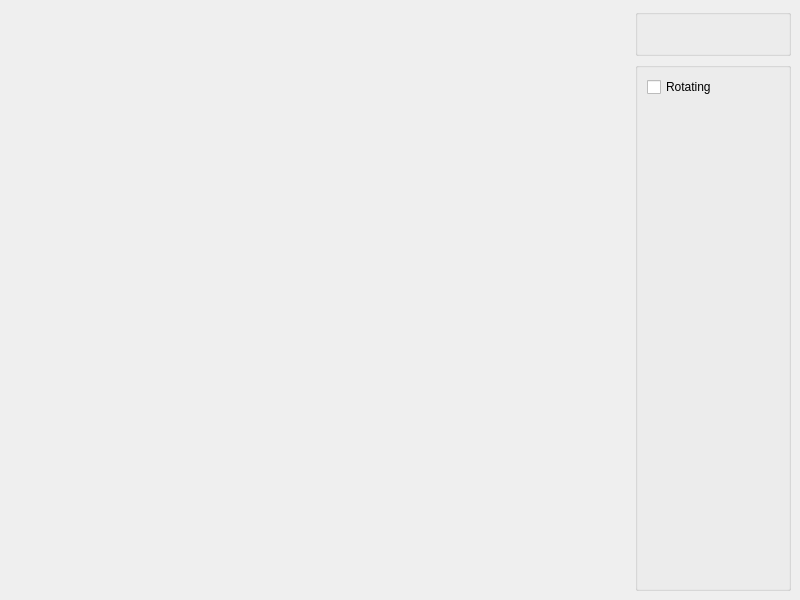
<?xml version="1.0" encoding="UTF-8"?>
<ui version="4.0">
 <class>MainWindow</class>
 <widget class="QMainWindow" name="MainWindow">
  <property name="geometry">
   <rect>
    <x>0</x>
    <y>0</y>
    <width>800</width>
    <height>600</height>
   </rect>
  </property>
  <property name="windowTitle">
   <string>Project</string>
  </property>
  <widget class="QWidget" name="centralwidget">
   <layout class="QGridLayout" name="s_mainWindowGridLayout">
    <item row="0" column="5">
     <widget class="QGroupBox" name="s_transformGB">
      <property name="title">
       <string/>
      </property>
      <layout class="QGridLayout" name="gridLayout">
       <item row="0" column="2">
        <widget class="QLabel" name="label">
         <property name="text">
          <string/>
         </property>
        </widget>
       </item>
       <item row="0" column="3">
        <spacer name="horizontalSpacer_4">
         <property name="orientation">
          <enum>Qt::Horizontal</enum>
         </property>
         <property name="sizeHint" stdset="0">
          <size>
           <width>40</width>
           <height>20</height>
          </size>
         </property>
        </spacer>
       </item>
      </layout>
     </widget>
    </item>
    <item row="0" column="3">
     <spacer name="horizontalSpacer_5">
      <property name="orientation">
       <enum>Qt::Horizontal</enum>
      </property>
      <property name="sizeHint" stdset="0">
       <size>
        <width>40</width>
        <height>20</height>
       </size>
      </property>
     </spacer>
    </item>
    <item row="0" column="1">
     <spacer name="horizontalSpacer_6">
      <property name="orientation">
       <enum>Qt::Horizontal</enum>
      </property>
      <property name="sizeHint" stdset="0">
       <size>
        <width>40</width>
        <height>20</height>
       </size>
      </property>
     </spacer>
    </item>
    <item row="0" column="2">
     <spacer name="horizontalSpacer_2">
      <property name="orientation">
       <enum>Qt::Horizontal</enum>
      </property>
      <property name="sizeHint" stdset="0">
       <size>
        <width>40</width>
        <height>20</height>
       </size>
      </property>
     </spacer>
    </item>
    <item row="2" column="5">
     <widget class="QGroupBox" name="s_drawGB">
      <property name="title">
       <string/>
      </property>
      <layout class="QGridLayout" name="gridLayout_2">
       <item row="0" column="1">
        <widget class="QCheckBox" name="m_rotating">
         <property name="enabled">
          <bool>true</bool>
         </property>
         <property name="text">
          <string>Rotating</string>
         </property>
         <property name="tristate">
          <bool>false</bool>
         </property>
        </widget>
       </item>
       <item row="1" column="1">
        <spacer name="verticalSpacer">
         <property name="orientation">
          <enum>Qt::Vertical</enum>
         </property>
         <property name="sizeHint" stdset="0">
          <size>
           <width>20</width>
           <height>40</height>
          </size>
         </property>
        </spacer>
       </item>
      </layout>
     </widget>
    </item>
    <item row="0" column="4">
     <spacer name="horizontalSpacer">
      <property name="orientation">
       <enum>Qt::Horizontal</enum>
      </property>
      <property name="sizeHint" stdset="0">
       <size>
        <width>40</width>
        <height>20</height>
       </size>
      </property>
     </spacer>
    </item>
   </layout>
  </widget>
  <widget class="QMenuBar" name="menubar">
   <property name="geometry">
    <rect>
     <x>0</x>
     <y>0</y>
     <width>800</width>
     <height>22</height>
    </rect>
   </property>
  </widget>
 </widget>
 <resources/>
 <connections/>
</ui>
